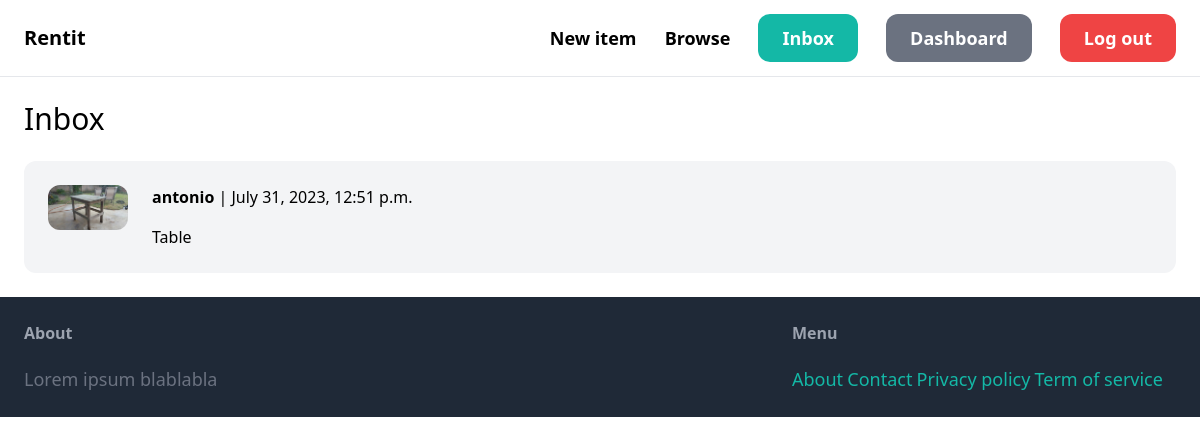
Page /inbox/ (signed in) on the earlier database version.
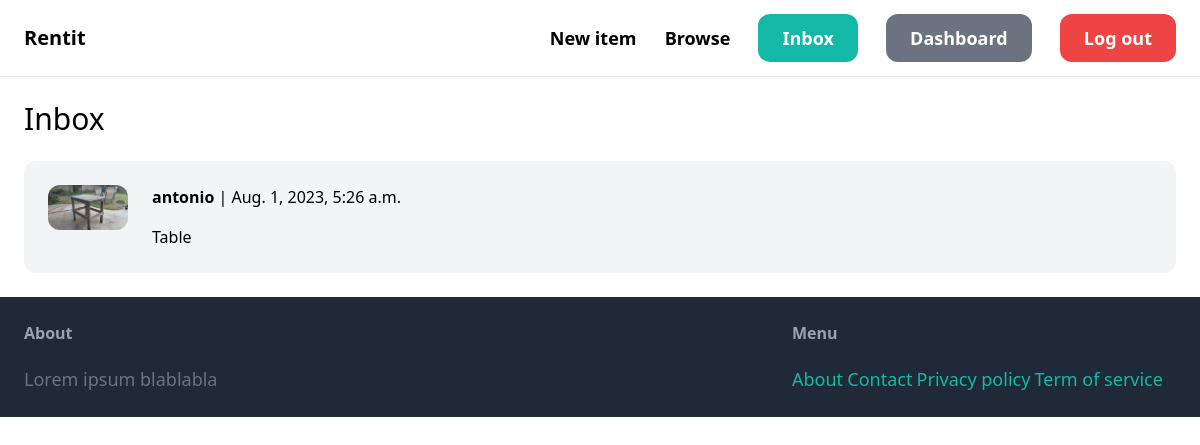
Same page on the later database version.
### conversation/models.py (models this page shows)
class Conversation(models.Model):
    item = models.ForeignKey(Item, related_name='conversation', on_delete=models.CASCADE)
    members = models.ManyToManyField(User, related_name='conversation')
    created_at = models.DateTimeField(auto_now_add=True)
    modified_at = models.DateTimeField(auto_now=True)
    class Meta:
        ordering = ('-modified_at',)

### item/models.py (models this page shows, shortened)
class Item(models.Model):
    category = models.ForeignKey(Category, related_name='items', on_delete=models.CASCADE)
    name = models.CharField(max_length=255)
    description = models.TextField(blank=True, null=True)
    price = models.FloatField()
    image = models.ImageField(upload_to='item_images', blank=True, null=True)
    is_sold = models.BooleanField(default=False)
    created_by = models.ForeignKey(User, related_name='items', on_delete=models.CASCADE) #on_delete is used to say that if the user has been deleted, delete every item he created
    created_at = models.DateTimeField(auto_now_add=True)
    class Meta:
        ordering = ('name',) #it's used to order the items by name

### conversation/views.py (the view)
# urls.py: path('', views.inbox, name='inbox'),
@login_required
def inbox(request):
    conversations = Conversation.objects.filter(members__in=[request.user.id])
    return render(request, 'conversation/inbox.html', {
        'conversations': conversations
    })

### conversation/templates/conversation/inbox.html (shortened to what this page needs)
{% extends 'core/base.html' %}
{% block content%}
<h1 class="mb-6 text-3xl">Inbox</h1>
<div class="space-y-6">
    {% for conversation in conversations %}
        <a href="{% url 'conversation:detail' conversation.id %}">
            <div class="p-6 flex bg-gray-100 rounded-xl">
                <div class="pr-6">
                    <img src="{{ conversation.item.image.url }}" class="w-20 rounded-xl">
                </div>
                <div>
                    {% for member in conversation.members.all %}
                        {% if member != request.user %}
                            <p class="mb-4"><strong>{{ member.username }}</strong> | {{ conversation.modified_at }}</p>
                            <p>{{ conversation.item.name }}</p>
                        {% endif %}
                    {% endfor %}
                </div>
            </div>
        </a>
    {% endfor %}
</div>
{% endblock %}

Differences in the rows shown:
changed Conversation "Table": modified_at "July 31, 2023, 12:51 p.m." → "Aug. 1, 2023, 5:26 a.m."
